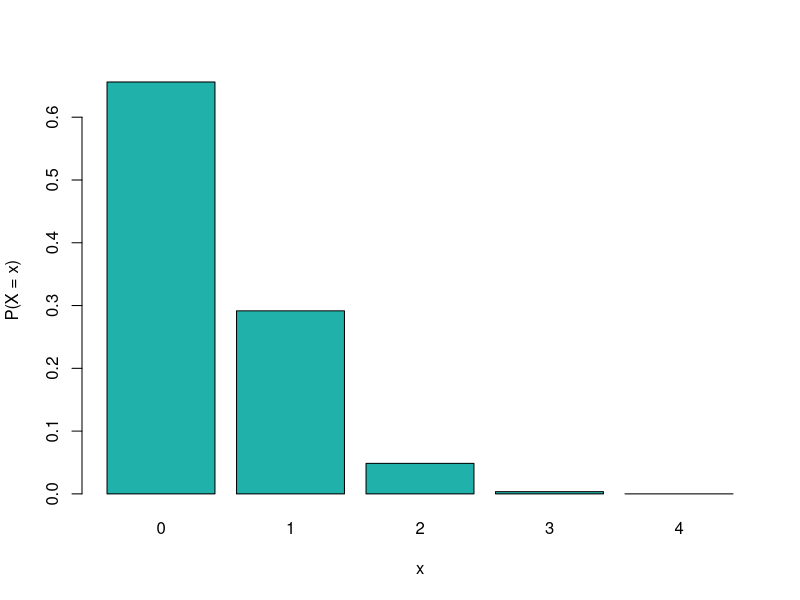

Recreate this plot in R.
my.Binomial <- function(n, p) {
  # Set the scientific notation precision threshold to 30
  options(scipen = 30)

  # Create a sequence of x values from 0 to n
  x <- seq(0, n)

  # Calculate the probability for each x value
  x.fx <- dbinom(x, n, p)

  # Loop through the x values and print the probability for each one
  for (i in seq_along(x)) {
    cat("P(X = ", x[i], ") = ", x.fx[i], "\n", sep = "")
  }

  # Calculate the mean, variance and standard deviation
  EX <- sum(x * x.fx)
  Var <- sum((x ^ 2) * x.fx) - (EX ^ 2)
  SD <- sqrt(Var)

  # Print the mean, variance and standard deviation
  cat("Mean:", EX, "\nVariance:", Var, "\nStandard Deviation:", SD, "\n")

  # Plot the y values as a bar chart and highlight the selected x value
  barplot(x.fx, names.arg = x, col = "lightseagreen", xlab = "x", ylab = "P(X = x)")
}

my.Binomial(4, 0.1)
